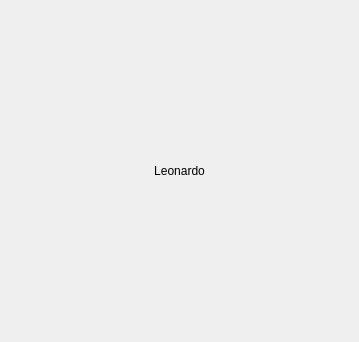
<?xml version="1.0" encoding="UTF-8"?>
<ui version="4.0">
 <class>Leonardo</class>
 <widget class="QWidget" name="Leonardo">
  <property name="geometry">
   <rect>
    <x>0</x>
    <y>0</y>
    <width>359</width>
    <height>342</height>
   </rect>
  </property>
  <property name="windowTitle">
   <string>Leonardo</string>
  </property>
  <layout class="QHBoxLayout" name="horizontalLayout">
   <item>
    <widget class="QLabel" name="label">
     <property name="autoFillBackground">
      <bool>true</bool>
     </property>
     <property name="text">
      <string>Leonardo</string>
     </property>
     <property name="textFormat">
      <enum>Qt::RichText</enum>
     </property>
     <property name="scaledContents">
      <bool>true</bool>
     </property>
     <property name="alignment">
      <set>Qt::AlignCenter</set>
     </property>
     <property name="margin">
      <number>0</number>
     </property>
    </widget>
   </item>
  </layout>
 </widget>
 <resources/>
 <connections/>
</ui>
